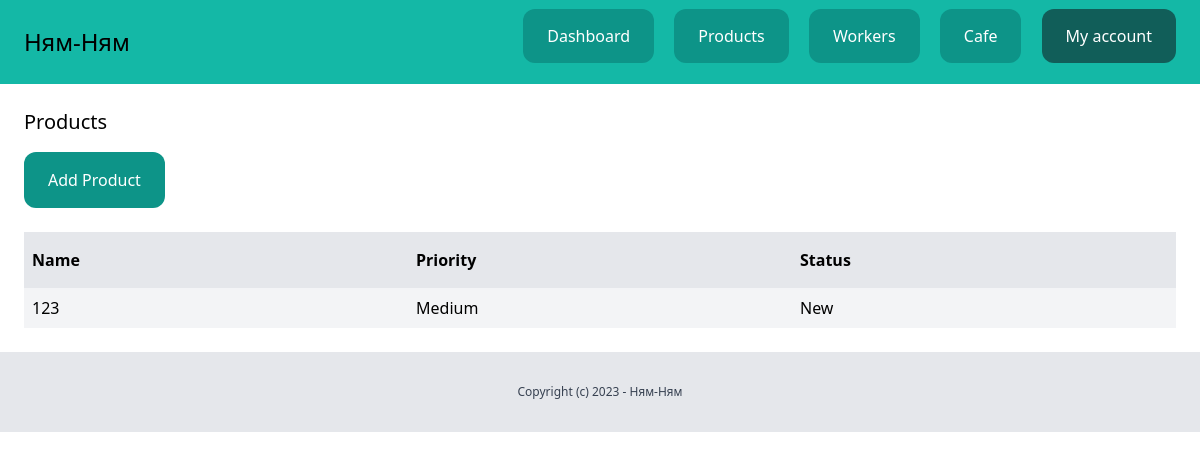
Page /dashboard/leads/ (signed in) on the earlier database version.
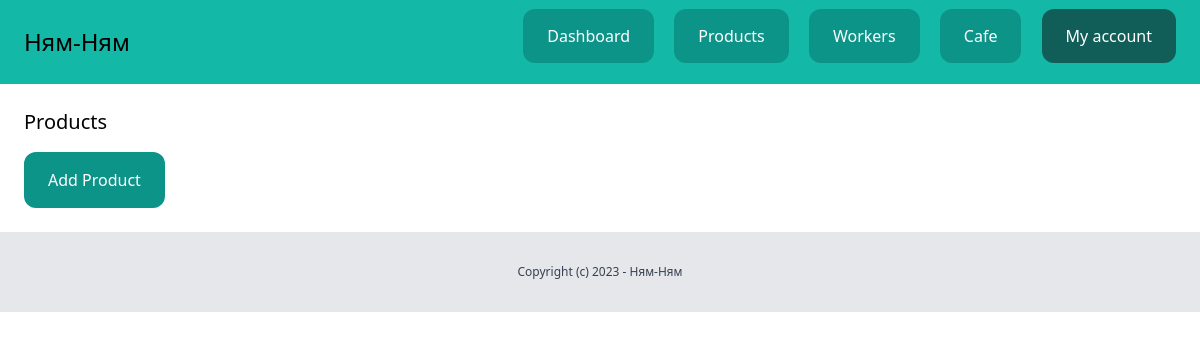
Same page on the later database version.
### lead/models.py (models this page shows, shortened)
class Lead(models.Model):
    LOW = 'low'
    MEDIUM = 'medium'
    HIGH = 'high'
    CHOICES_PRIORITY = (
        (LOW, 'Low'),
        (MEDIUM, 'Medium'),
        (HIGH, 'High'),
    )
    NEW = 'new'
    CONTACTED = 'contacted'
    WON = 'won'
    LOST = 'lost'
    CHOICES_STATUS = (
        (NEW, 'New'),
        (CONTACTED, 'Contacted'),
        (WON, 'Won'),
        (LOST, 'Lost'),
    )
    team = models.ForeignKey(Team, related_name='leads', on_delete=models.CASCADE)
    name = models.CharField(max_length=255)
    email = models.EmailField()
    description = models.TextField(blank=True, null=True)
    priority = models.CharField(max_length=10, choices=CHOICES_PRIORITY, default=MEDIUM)
    status = models.CharField(max_length=10, choices=CHOICES_STATUS, default=NEW)
    converted_to_client = models.BooleanField(default=False)
    created_by = models.ForeignKey(User, related_name='leads', on_delete=models.CASCADE)
    created_at = models.DateTimeField(auto_now_add=True)
    modified_at = models.DateTimeField(auto_now=True)
    class Meta:
        ordering = ('name',)

### lead/views.py (the view)
# urls.py: path('', views.LeadListView.as_view(), name='list'),
class LeadListView(LoginRequiredMixin, ListView):
    model = Lead
    def get_queryset(self):
        queryset = super(LeadListView, self).get_queryset()
        team = self.request.user.userprofile.active_team
        return queryset.filter(team=team, converted_to_client=False)

### team/context_processors.py (called while the page is built)
def active_team(request):
    if request.user.is_authenticated:
        active_team = request.user.userprofile.get_active_team()
        if not active_team:
            active_team = Team.objects.filter(created_by=request.user)[0]
    else:
        active_team = None
    return {'active_team': active_team}

### userprofile/models.py (called while the page is built)
    def get_active_team(self):
        if self.active_team:
            return self.active_team
        else:
            return Team.objects.filter(members__in=[self.user.id]).first()

### lead/templates/lead/lead_list.html (shortened to what this page needs)
{% extends 'core/base.html' %}
{% block content %}
    <div class="py-6 px-6">
        <h1 class="mb-4 text-xl">Products</h1>
        <a href="{% url 'leads:add' %}" class="inline-block py-4 px-6 bg-teal-600 rounded-xl text-white">Add Product</a>
        {% if object_list %}
            <div class="mt-6 flex justify-between">
                <p class="py-4 px-2 bg-gray-200 font-semibold w-full">Name</p>
                <p class="py-4 px-2 bg-gray-200 font-semibold w-full">Priority</p>
                <p class="py-4 px-2 bg-gray-200 font-semibold w-full">Status</p>
            </div>
            {% for lead in object_list %}
                <div class="flex justify-between">
                    <p class="py-2 px-2 w-full {% cycle 'bg-gray-100' '' %}">
                        <a href="{% url 'leads:detail' lead.id %}">{{ lead.name }}</a>
                    </p>
                    <p class="py-2 px-2 w-full {% cycle 'bg-gray-100' '' %}">{{ lead.get_priority_display }}</p>
                    <p class="py-2 px-2 w-full {% cycle 'bg-gray-100' '' %}">{{ lead.get_status_display }}</p>
                </div>
            {% endfor %}
        {% endif %}
    </div>
{% endblock %}

Differences in the rows shown:
removed Lead: name "123", priority "Medium", status "New"
Other differences:
text no longer shown: "Name Priority Status"
